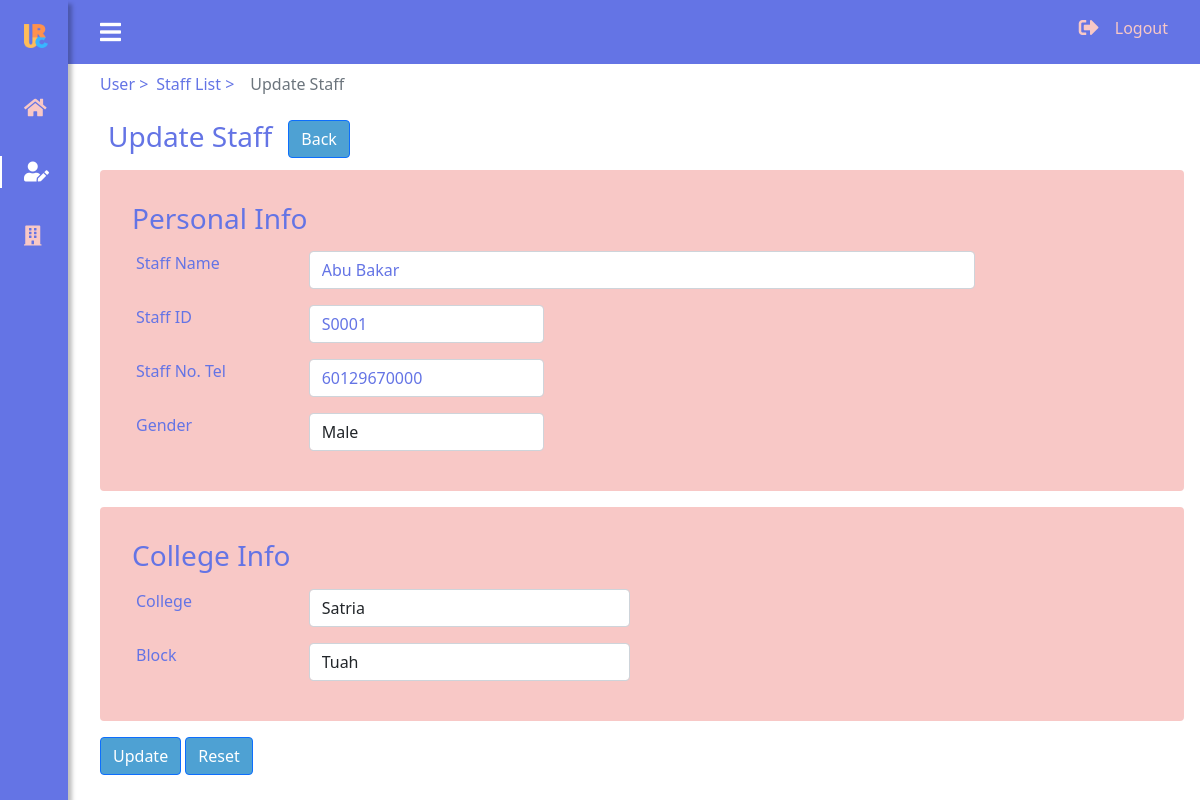
The page /admin/userStaffUpdate.php?id=S0001 (signed in) on the database its author committed.
### tables this page shows
CREATE TABLE `staff` (
  `staffID` varchar(10) NOT NULL,
  `staffName` varchar(50) NOT NULL,
  `gender` int(1) NOT NULL,
  `staffEmail` varchar(50) NOT NULL,
  `staffTel` varchar(20) NOT NULL,
  `blockID` varchar(10) NOT NULL,
  `collegeID` varchar(10) NOT NULL,
  `profilePic` text NOT NULL DEFAULT '../../asset/default.jpg'
);

CREATE TABLE `block` (
  `blockID` varchar(10) NOT NULL,
  `collegeID` varchar(10) NOT NULL,
  `blockName` text NOT NULL
);

### public/admin/userStaffUpdate.php (the view, shortened to what this page needs)
<?php
	include("../config.php");
	if(isset($_GET['id'])){
		$sID = $_GET['id'];
	}
	else
		echo '<script>alert("Error!")</script>';
	$sqls = "SELECT staff.*, block.blockName FROM staff JOIN block ON staff.blockID = block.blockID WHERE staffID = '".$sID."'";
		$results = mysqli_query($conn, $sqls);
		$check = mysqli_num_rows($results);
		$row = mysqli_fetch_assoc($results);
		if($check > 0){
			$oldStaffID = $row['staffID'];
			$oldStaffName = $row['staffName'];
			$oldGender = $row['gender'];
			$oldCollege = $row['collegeID'];
			$oldBlock = $row['blockID'];
			$oldBlockName = $row['blockName'];
			$oldStaffTel = $row['staffTel'];
		}
		else
			echo '<script>alert("USER NOT FOUND!")</script>';
?>
<!DOCTYPE html>
<html>
<head>
</head>
<body id="body-pd">
	<div class="py-4">
		<div class="d-flex flex-column " id="content">
			<nav aria-label="breadcrumb">
			  	<ol class="breadcrumb">
			    	<li class="breadcrumb-item">User</li>
			    	<li class="breadcrumb-item">Staff List</li>
			    	<li class="breadcrumb-item active" aria-current="page">Update Staff</li>
			  	</ol>
			</nav>
			<div class="d-flex">
				<div class="p-2">
					<h3>Update Staff</h3>
				</div>
				<div class="p-2">
					<button type="reset" class="btn btn-primary" id="back-btn" onclick="location.href='userStaffList.php'">Back</button>
				</div>
			</div>
			<form action="userStaffUpdate.php?id=<?php echo $sID ?>" name="staff_update" method="POST">
				<div class="rounded p-4 mb-3 bg-color">
					<div class="p-2">
						<h3 >Personal Info</h3>
					</div>
					<div class="container">
						<div class="row mb-3">
							<label for="StaffName" class="col-sm-2 form-label">Staff Name</label>
							<div class="col-sm-8">
								<input required type="text" class="form-control" name="staff_name" id="StaffName" placeholder="Staff Name" value="<?php echo htmlentities($oldStaffName); ?>">
							</div>
						</div>
						<div class="row mb-3">
							<label for="StaffID" class="col-sm-2 form-label">Staff ID</label>
							<div class="col-sm-3">
								<input required type="text" class="form-control" name="staff_id" id="StaffID" placeholder="Staff ID" value="<?php echo htmlentities($oldStaffID); ?>">
							</div>
						</div>
						<div class="row mb-3">
							<label for="StaffTelephone" class="col-sm-2 form-label">Staff No. Tel</label>
							<div class="col-sm-3">
								<input required type="tel" pattern=[6]{1}[0]{1}[1]{1}[0-9]{8,9} title="Format: 601XXXXXXXX." class="form-control" name="staff_tel" id="StaffTel" placeholder="Staff No. Tel" value="<?php echo htmlentities($oldStaffTel); ?>">
							</div>
						</div>
						<div class="row mb-3">
							<label for="Gender" class="col-sm-2 form-label">Gender</label>
							<div class="col-sm-3">
								<select required class="form-control" name="gender" id="Gender">
									<?php	if($oldGender == 1){?>
									<option value="1" selected>Male</option>
								<?php	}
										else{?>
									<option value="">Select Gender</option>
									<option value="2" selected>Female</option>
									<option value="1">Male</option>
								<?php	} ?>
								</select>
							</div>
						</div>
					</div>
				</div>
				<div class="rounded p-4 mb-3 bg-color">
					<div class="p-2">
						<h3 >College Info</h3>
					</div>
					<div class="container">
						<div class="row mb-3">
							<?php
								$sql = "SELECT collegeID, collegeName FROM college";
								$result = mysqli_query($conn, $sql);
							?>
							<label for="College" class="col-sm-2 form-label">College</label>
							<div class="col-sm-4">
								<select required class="form-control" name="college_id" id="College" onchange="FetchBlock(this.value)">
									<?php
										while($row = mysqli_fetch_assoc($result)){
											if($row['collegeID'] == $oldCollege)
												echo '<option value="'.$row['collegeID'].'" selected>'.$row['collegeName'].'</option>';
											else
												echo '<option value="'.$row['collegeID'].'">'.$row['collegeName'].'</option>';
										}
									?>
								</select>
							</div>
						</div>
						<div class="row mb-3">
							<label for="Block" class="col-sm-2 form-label">Block</label>
							<div class="col-sm-4">
								<select required class="form-control" name="block_id" id="Block">
									<option value="<?php echo htmlentities($oldBlock); ?>"><?php echo htmlentities($oldBlockName); ?></option>
								</select>
							</div>
						</div>
					</div>
				</div>
				<input type="submit" name="submit" class="btn btn-primary" id="submit-btn" value="Update">
				<input type="reset" name="reset" class="btn btn-primary" id="reset-btn" value="Reset">
			</form>
		</div>
	</div>
</body>
</html>

### css/admin.css (style rules this page uses)
:root { --header-height: 3rem; --nav-width: 68px; --color-one: #6474E5; --color-two: #9AA4EC; --color-three: #F8C8C6; --color-four: #F4A4A4; --color-five: #4EA1D3; --white-color: #FFFFFF; --body-font: 'Nunito', sans-serif; --normal-font-size: 1rem; --z-fixed: 100; }
body { position: relative; margin: var(--header-height) 0 0 0; padding: 0 1rem; font-family: var(--body-font); font-size: var(--normal-font-size); transition: .5s; }
a { text-decoration: none !important; }
.breadcrumb-item::after { content: " > " !important; }
.breadcrumb li:last-child:after, .breadcrumb-item::before { content: "" !important; }
.header { width: 100%; height: var(--header-height); position: fixed; top: 0; left: 0; display: flex; align-items: center; justify-content: space-between; padding: 0 1rem; background-color: var(--color-one); z-index: var(--z-fixed); transition: .5s; }
.header_toggle { color: var(--white-color); font-size: 1.5rem; cursor: pointer; }
.l-navbar { position: fixed; top: 0; left: -30%; width: var(--nav-width); height: 100vh; background-color: var(--color-one); padding: .5rem 1rem 0 0; transition: .5s; z-index: var(--z-fixed); box-shadow: 4px 4px 4px rgb(0 0 0 / 25%); }
.nav { height: 100%; display: flex; flex-direction: column; justify-content: space-between; overflow: hidden; }
.nav_logo, .nav_link, .logout, .nav_dropdown { display: grid; grid-template-columns: max-content max-content; align-items: center; column-gap: 1rem; padding: .5rem 0 .5rem 1.5rem; }
.nav_logo { margin-bottom: 2rem; cursor: auto; }
.nav_logo-icon { background: url("http://localhost/ureco/asset/favicon-32x32.png"); height: 1.5rem; width: 1.5rem; display: block; background-size: contain; }
.nav_link, .logout, .nav_dropdown { position: relative; color: var(--color-three); margin-bottom: 1.5rem; transition: .3s; }
.logout { margin-bottom: 0.5rem; }
.nav_icon { font-size: 1.25rem; }
.active { color: var(--white-color); }
.active::before { content: ''; position: absolute; left: 0; width: 2px; height: 32px; background-color: var(--white-color); }
@media screen and (min-width: 768px) { body { margin: calc(var(--header-height) + 1rem) 0 0 0; padding-left: calc(var(--nav-width) + 2rem); } }
@media screen and (min-width: 768px) { .header { height: calc(var(--header-height) + 1rem); padding: 0 2rem 0 calc(var(--nav-width) + 2rem); } }
@media screen and (min-width: 768px) { .l-navbar { left: 0; padding: 1rem 1rem 0 0; } }
#content, #content input { color: var(--color-one); }
#content button, #add-btn { background-color: var(--color-five); color: var(--white-color); }
.bg-color { background-color: var(--color-three); }
#submit-btn, #reset-btn { background-color: var(--color-five); color: var(--white-color) !important; }

### rows shown on the page
staff: staff_name "Abu Bakar", staff_id "S0001", staff_tel "60129670000", gender "Male", block_id "Tuah"

### other values the page prints
form field college_id "Satria"
